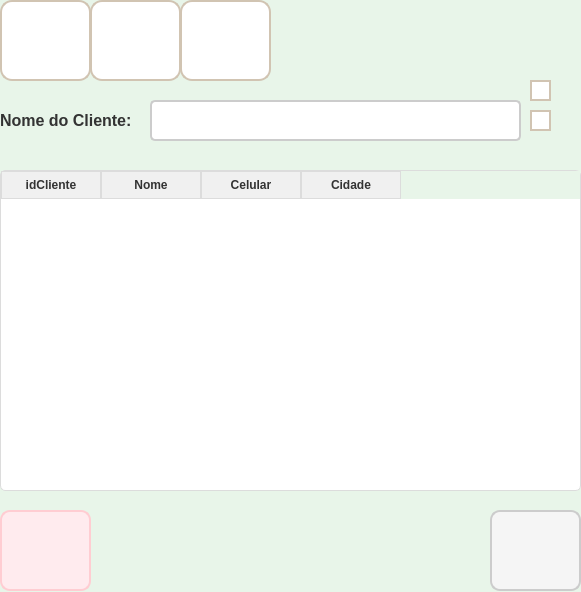
<?xml version="1.0" encoding="UTF-8"?>
<ui version="4.0">
 <class>frm_Cliente</class>
 <widget class="QWidget" name="frm_Cliente">
  <property name="geometry">
   <rect>
    <x>0</x>
    <y>0</y>
    <width>581</width>
    <height>592</height>
   </rect>
  </property>
  <property name="windowTitle">
   <string>Form</string>
  </property>
  <property name="styleSheet">
   <string notr="true">QWidget {
    background-color: #e8f5e9;
}</string>
  </property>
  <widget class="QPushButton" name="btn_Add">
   <property name="geometry">
    <rect>
     <x>0</x>
     <y>0</y>
     <width>91</width>
     <height>81</height>
    </rect>
   </property>
   <property name="styleSheet">
    <string notr="true">QPushButton {
    background-color: #ffffff;
    border: 2px solid #d1c4b2;
    border-radius: 12px;
    color: #5a5a5a;
    font-size: 14px;
    font-weight: bold;
    padding: 10px 16px;
    background-image:url(:/iconAdd/Img/adicionar.png); 
    background-repeat: no-repeat;
    background-position: center;
    transition: all 0.3s ease;
}

QPushButton:hover {
    background-color: #f2ebe0;
    border-color: #c4b49e;
}

QPushButton:pressed {
    background-color: #e8dfcf; 
    border-color: #b39b8d; 
    padding-left: 12px; 
    padding-top: 4px;
}</string>
   </property>
   <property name="text">
    <string/>
   </property>
  </widget>
  <widget class="QPushButton" name="btn_voltar">
   <property name="geometry">
    <rect>
     <x>490</x>
     <y>510</y>
     <width>91</width>
     <height>81</height>
    </rect>
   </property>
   <property name="styleSheet">
    <string notr="true">QPushButton{
    background-color: #f5f5f5; /* Fundo claro */
    border: 2px solid #cccccc; /* Borda cinza */
    border-radius: 10px; /* Bordas arredondadas */
    padding: 10px; /* Espaçamento interno */
    color: #333333; /* Cor do texto */
    font-size: 14px; /* Tamanho do texto */
	background-image:url(:/iconRet/Img/retornar.png); /* Caminho da imagem */
    background-repeat: no-repeat; /* Evita repetição da imagem */
    background-position: center; /* Centraliza a imagem no botão */
	transition: all 0.3s ease;
}
QPushButton:hover{
    background-color: #e0e0e0; /* Fundo mais claro ao passar o mouse */
    border-color: #aaaaaa; /* Borda mais escura ao passar o mouse */
	transform: scale(1.05); 
}
QPushButton:pressed{
	background-color: #d6d6d6;
	border-color: #888888;
	transform: scale(0.95);
}</string>
   </property>
   <property name="text">
    <string/>
   </property>
  </widget>
  <widget class="QPushButton" name="btn_consul">
   <property name="geometry">
    <rect>
     <x>180</x>
     <y>0</y>
     <width>91</width>
     <height>81</height>
    </rect>
   </property>
   <property name="styleSheet">
    <string notr="true">QPushButton {
    background-color: #ffffff; 
    border: 2px solid #d1c4b2; 
    border-radius: 12px; 
    color: #5a5a5a;
    font-size: 14px;
    font-weight: bold;
    padding: 10px 16px; 
    background-image:url(:/iconConsu/Img/consultar.png);
    background-repeat: no-repeat;
    background-position: center;
    transition: all 0.3s ease;
}

QPushButton:hover {
    background-color: #f2ebe0;
    border-color: #c4b49e;
}

QPushButton:pressed {
    background-color: #e8dfcf;
    border-color: #b39b8d;
    padding-left: 12px;
    padding-top: 4px;
}</string>
   </property>
   <property name="text">
    <string/>
   </property>
  </widget>
  <widget class="QPushButton" name="btn_alterar">
   <property name="geometry">
    <rect>
     <x>90</x>
     <y>0</y>
     <width>91</width>
     <height>81</height>
    </rect>
   </property>
   <property name="styleSheet">
    <string notr="true">QPushButton {
    background-color: #ffffff; 
    border: 2px solid #d1c4b2; 
    border-radius: 12px; 
    color: #5a5a5a; 
    font-size: 14px;
    font-weight: bold; 
    padding: 10px 16px;
    background-image:url(:/icon_alt/Img/alterar.png);
    background-repeat: no-repeat;
    background-position: center;
    transition: all 0.3s ease;
}

QPushButton:hover {
    background-color: #f2ebe0;
    border-color: #c4b49e;
}

QPushButton:pressed {
    background-color: #e8dfcf; 
    border-color: #b39b8d;
    padding-left: 12px;
    padding-top: 4px;
}</string>
   </property>
   <property name="text">
    <string/>
   </property>
  </widget>
  <widget class="QPushButton" name="btn_excluir">
   <property name="geometry">
    <rect>
     <x>0</x>
     <y>510</y>
     <width>91</width>
     <height>81</height>
    </rect>
   </property>
   <property name="styleSheet">
    <string notr="true">QPushButton {
    background-color: #ffebee; 
    border: 2px solid #ffcdd2;
    border-radius: 10px;
    color: #b71c1c; 
    font-size: 14px;
    font-weight: bold;
    padding: 10px 16px;
    background-image:url(:/iconExcluir/Img/excluir.png);
    background-repeat: no-repeat;
    background-position: center;
    padding-left: 40px;
    transition: all 0.3s ease;
}

QPushButton:hover {
    background-color: #ffcdd2;
    border-color: #e57373;
    color: #d32f2f; 
}

QPushButton:pressed {
    background-color: #e57373;
    border-color: #b71c1c;
    padding-left: 44px;
    padding-top: 2px;
}</string>
   </property>
   <property name="text">
    <string/>
   </property>
  </widget>
  <widget class="QPushButton" name="btn_pesquisar">
   <property name="geometry">
    <rect>
     <x>530</x>
     <y>110</y>
     <width>21</width>
     <height>21</height>
    </rect>
   </property>
   <property name="styleSheet">
    <string notr="true">QPushButton {
    background-color: #ffffff; 
    border: 2px solid #d1c4b2; 
    border-radius: 12px;
    color: #5a5a5a; 
    font-size: 14px;
    font-weight: bold; 
    padding: 10px 16px;
    background-image: url(:/iconPesq/Img/pesquisar.png); 
    background-repeat: no-repeat;
    background-position: center;
    transition: all 0.3s ease; 
}

QPushButton:hover {
    background-color: #f2ebe0; 
    border-color: #c4b49e;
}

QPushButton:pressed {
    background-color: #e8dfcf;
    border-color: #b39b8d; 
    padding-left: 12px; 
    padding-top: 4px;
}</string>
   </property>
   <property name="text">
    <string/>
   </property>
  </widget>
  <widget class="QLabel" name="lbl_nomeCliente">
   <property name="geometry">
    <rect>
     <x>0</x>
     <y>110</y>
     <width>151</width>
     <height>21</height>
    </rect>
   </property>
   <property name="font">
    <font>
     <pointsize>-1</pointsize>
     <weight>75</weight>
     <bold>true</bold>
    </font>
   </property>
   <property name="styleSheet">
    <string notr="true">QLabel {
    font-size: 16px;
    color: #333333;
    font-weight: bold;
    text-shadow: 1px 1px 2px rgba(0, 0, 0, 0.4);
}
</string>
   </property>
   <property name="text">
    <string>Nome do Cliente:</string>
   </property>
  </widget>
  <widget class="QLineEdit" name="txt_nomeCliente">
   <property name="geometry">
    <rect>
     <x>150</x>
     <y>100</y>
     <width>371</width>
     <height>41</height>
    </rect>
   </property>
   <property name="font">
    <font>
     <pointsize>-1</pointsize>
    </font>
   </property>
   <property name="styleSheet">
    <string notr="true">QLineEdit {
    border: 2px solid #cccccc; 
    border-radius: 5px; 
    padding: 6px; 
    font-size: 14px; 
    background-color: #ffffff;
    transition: all 0.3s ease;
}

QLineEdit:hover {
    border: 2px solid #3f51b5; 
    background-color: #f5f5f5; 
}
</string>
   </property>
  </widget>
  <widget class="QPushButton" name="btn_filtro">
   <property name="geometry">
    <rect>
     <x>530</x>
     <y>80</y>
     <width>21</width>
     <height>21</height>
    </rect>
   </property>
   <property name="styleSheet">
    <string notr="true">QPushButton {
    background-color: #ffffff; 
    border: 2px solid #d1c4b2; 
    border-radius: 12px;
    color: #5a5a5a; 
    font-size: 14px; 
    font-weight: bold;
    padding: 10px 16px; 
    background-image:url(:/iconFilt/Img/filtro.png);
    background-repeat: no-repeat;
    background-position: center;
    transition: all 0.3s ease; 
}

QPushButton:hover {
    background-color: #f2ebe0; 
    border-color: #c4b49e;
}

QPushButton:pressed {
    background-color: #e8dfcf; 
    border-color: #b39b8d; 
    padding-left: 12px;
    padding-top: 4px;
}</string>
   </property>
   <property name="text">
    <string/>
   </property>
  </widget>
  <widget class="QTableWidget" name="tableWidget">
   <property name="geometry">
    <rect>
     <x>0</x>
     <y>170</y>
     <width>581</width>
     <height>321</height>
    </rect>
   </property>
   <property name="styleSheet">
    <string notr="true">QTableWidget, QTableView {
    border: 1px solid #dcdcdc; 
    border-radius: 5px; 
    gridline-color: #dcdcdc; 
    background-color: #ffffff; 
    font-size: 14px; 
    color: #333333; 
}

QHeaderView::section {
    background-color: #f0f0f0; 
    color: #333333;
    font-weight: bold; 
    border: 1px solid #dcdcdc; 
    padding: 4px; 
}

QTableWidget::item:selected, QTableView::item:selected {
    background-color: #b3d9ff; 
    color: #000000;
}

QTableCornerButton::section {
    background-color: #f0f0f0; 
    border: 1px solid #dcdcdc;
}

QScrollBar:vertical {
    background: #f0f0f0;
    width: 12px; 
    margin: 2px 0 2px 0; 
    border: none; 
}

QScrollBar::handle:vertical {
    background: #b0bec5; 
    min-height: 20px; 
    border-radius: 6px; 
}

QScrollBar::handle:vertical:hover {
    background: #90a4ae; 
}

QScrollBar::add-line:vertical, QScrollBar::sub-line:vertical {
    background: none; 
    height: 0px; 
}

QScrollBar::add-page:vertical, QScrollBar::sub-page:vertical {
    background: none; 
}

QScrollBar:horizontal {
    background: #f0f0f0; 
    height: 12px; 
    margin: 0 2px 0 2px; 
    border: none;
}

QScrollBar::handle:horizontal {
    background: #b0bec5;
    min-width: 20px; 
    border-radius: 6px;
}

QScrollBar::handle:horizontal:hover {
    background: #90a4ae; 
}

QScrollBar::add-line:horizontal, QScrollBar::sub-line:horizontal {
    background: none;
    width: 0px;
}

QScrollBar::add-page:horizontal, QScrollBar::sub-page:horizontal {
    background: none;
}
</string>
   </property>
   <column>
    <property name="text">
     <string>idCliente</string>
    </property>
   </column>
   <column>
    <property name="text">
     <string>Nome</string>
    </property>
   </column>
   <column>
    <property name="text">
     <string>Celular</string>
    </property>
   </column>
   <column>
    <property name="text">
     <string>Cidade</string>
    </property>
   </column>
  </widget>
 </widget>
 <resources>
  <include location="icon_adicionar.qrc"/>
  <include location="icon_pesq.qrc"/>
  <include location="icon_filtro.qrc"/>
  <include location="icon_excluir.qrc"/>
  <include location="icon_Consultar.qrc"/>
  <include location="icon_alterar.qrc"/>
  <include location="icon_retornar.qrc"/>
 </resources>
 <connections/>
</ui>
